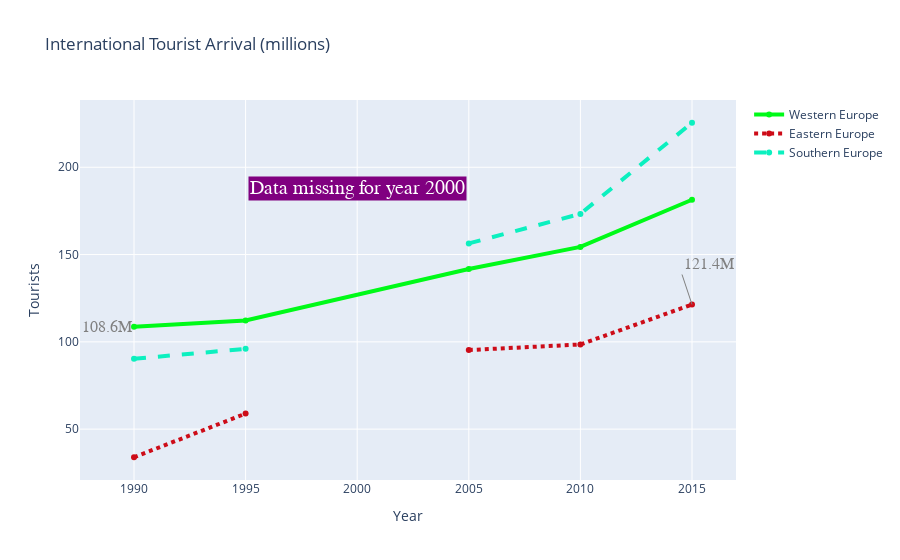

Here is the notebook cell this chart was saved with:
### Code cell
anno_fig = dict(data= chart_data2,
                layout=chart_layout2
               )
offline.iplot(anno_fig)

### Figure 1 — Plotly figure (JSON) as saved in the notebook; plotly's stock layout.template omitted (floating-point values rounded to 4 significant figures)
{"data": [{"connectgaps": true, "line": {"color": "rgb(0, 250, 24)", "width": 4}, "name": "Western Europe", "type": "scatter", "x": [1990, 1995, 2000, 2005, 2010, 2015], "y": [108.6, 112.2, null, 141.7, 154.4, 181.4]}, {"connectgaps": false, "line": {"color": "rgb(205, 12, 24)", "dash": "dot", "width": 4}, "name": "Eastern Europe", "type": "scatter", "x": [1990, 1995, 2000, 2005, 2010, 2015], "y": [33.9, 58.9, null, 95.3, 98.5, 121.4]}, {"line": {"color": "rgb(12, 240, 191)", "dash": "dash", "width": 4}, "name": "Southern Europe", "type": "scatter", "x": [1990, 1995, 2000, 2005, 2010, 2015], "y": [90.3, 96, null, 156.4, 173.3, 225.5]}], "layout": {"annotations": [{"font": {"color": "grey", "family": "Ariel", "size": 16}, "showarrow": false, "text": "108.6M", "x": 1990, "xanchor": "right", "y": 108.6, "yanchor": "middle"}, {"arrowcolor": "grey", "font": {"color": "grey", "family": "Ariel", "size": 16}, "showarrow": true, "text": "121.4M", "x": 2015, "xanchor": "left", "y": 121.4, "yanchor": "bottom"}, {"bgcolor": "purple", "font": {"color": "white", "family": "Times New Roman", "size": 20}, "showarrow": false, "text": "Data missing for year 2000", "x": 2000, "y": 0.8, "yref": "paper"}], "autosize": true, "title": {"text": "International Tourist Arrival (millions)"}, "xaxis": {"autorange": true, "range": [1988.0, 2017.0], "title": {"text": "Year"}, "type": "linear"}, "yaxis": {"autorange": true, "range": [19.87, 239.5], "title": {"text": "Tourists"}, "type": "linear"}}}
